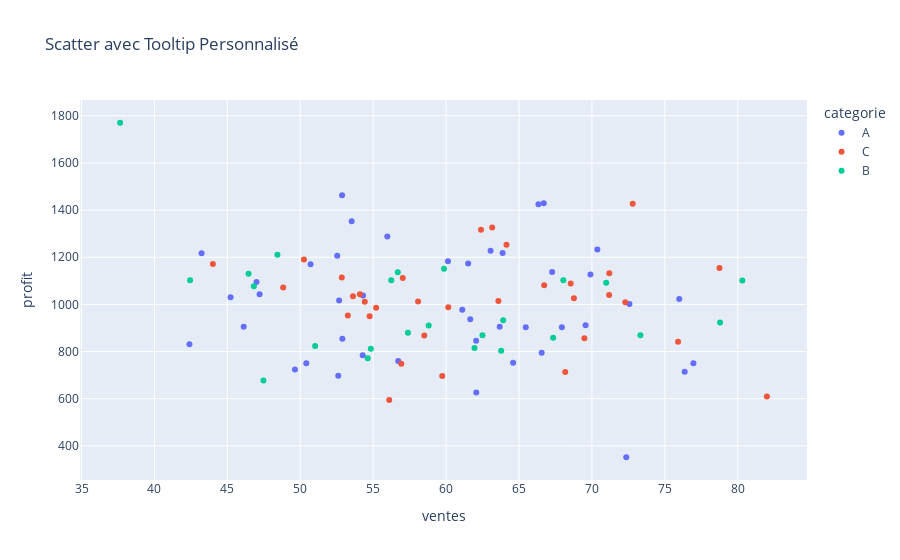

Notebook code for this chart:
### Markdown cell above
### PARTIE 3 : INTERACTIVITÉ AVANCÉE 

TYPES D'INTERACTIVITÉ DANS PLOTLY

1. **Native (automatique)** :
   - Zoom, pan, hover
   - Sélection de légende
   - Téléchargement d'image

2. **Hover tooltips personnalisés** :
   - Format des données affichées
   - Informations supplémentaires

3. **Widgets interactifs** :
   - Boutons (buttons)
   - Menus déroulants (dropdowns)
   - Sliders (curseurs)

4. **Sélection de données** :
   - Box select
   - Lasso select

### Code cell
# ============================================================================
# HOVER TOOLTIPS PERSONNALISÉS
# ============================================================================

print("\n Personnalisation des Tooltips")

fig_hover = px.scatter(
    df_demo,
    x='ventes',
    y='profit',
    color='categorie',
    title='Scatter avec Tooltip Personnalisé'
)

# Personnalisation du hover
fig_hover.update_traces(
    hovertemplate='<br>'.join([
        '<b>Catégorie: %{fullData.name}</b>',
        'Ventes: %{x} unités',
        'Profit: %{y:.2f} €',
        '<extra></extra>'  # Enlève le nom de la trace
    ])
)

fig_hover.show()

### Figure 1 — Plotly figure (JSON) as saved in the notebook; plotly's stock layout.template omitted (floating-point values rounded to 4 significant figures)
{"data": [{"hovertemplate": "<b>Catégorie: %{fullData.name}</b><br>Ventes: %{x} unités<br>Profit: %{y:.2f} €<br><extra></extra>", "legendgroup": "A", "marker": {"color": "#636efa", "symbol": "circle"}, "mode": "markers", "name": "A", "orientation": "v", "showlegend": true, "type": "scatter", "x": [47.0, 42.4, 52.61, 47.21, 50.41, 45.22, 43.23, 49.64, 63.05, 61.66, 62.06, 65.46, 52.67, 52.87, 62.07, 67.27, 63.68, 63.88, 54.28, 52.89, 66.7, 69.9, 54.3, 50.71, 61.11, 61.52, 56.72, 46.12, 53.53, 60.13, 66.33, 52.54, 67.94, 72.35, 66.56, 76.96, 76.36, 69.57, 55.97, 70.37, 72.58, 75.99, 64.6], "xaxis": "x", "y": [1095.0, 830.6, 697.0, 1043.0, 750.9, 1031.0, 1217.0, 724.5, 1227.0, 936.9, 845.4, 902.9, 1016.0, 1463.0, 626.5, 1137.0, 905.6, 1218.0, 784.5, 853.9, 1429.0, 1127.0, 1037.0, 1170.0, 977.1, 1173.0, 759.9, 905.0, 1353.0, 1184.0, 1424.0, 1206.0, 903.2, 351.7, 795.1, 750.4, 714.0, 912.0, 1288.0, 1233.0, 1002.0, 1023.0, 752.4], "yaxis": "y"}, {"hovertemplate": "<b>Catégorie: %{fullData.name}</b><br>Ventes: %{x} unités<br>Profit: %{y:.2f} €<br><extra></extra>", "legendgroup": "C", "marker": {"color": "#EF553B", "symbol": "circle"}, "mode": "markers", "name": "C", "orientation": "v", "showlegend": true, "type": "scatter", "x": [55.2, 44.01, 53.62, 54.42, 48.83, 57.03, 52.85, 50.25, 53.26, 58.08, 69.48, 54.09, 72.29, 56.1, 58.51, 75.91, 66.73, 56.93, 59.74, 64.14, 68.55, 78.75, 60.15, 54.76, 63.16, 68.77, 68.17, 71.18, 63.59, 71.19, 62.39, 72.8, 82.0], "xaxis": "x", "y": [985.4, 1171.0, 1035.0, 1012.0, 1072.0, 1112.0, 1114.0, 1191.0, 952.6, 1013.0, 856.9, 1043.0, 1009.0, 595.0, 867.6, 841.5, 1081.0, 747.8, 696.1, 1253.0, 1089.0, 1155.0, 988.1, 949.5, 1326.0, 1026.0, 712.8, 1040.0, 1014.0, 1132.0, 1317.0, 1427.0, 609.6], "yaxis": "y"}, {"hovertemplate": "<b>Catégorie: %{fullData.name}</b><br>Ventes: %{x} unités<br>Profit: %{y:.2f} €<br><extra></extra>", "legendgroup": "B", "marker": {"color": "#00cc96", "symbol": "circle"}, "mode": "markers", "name": "B", "orientation": "v", "showlegend": true, "type": "scatter", "x": [58.81, 46.82, 51.02, 54.63, 48.43, 54.84, 68.04, 56.24, 42.44, 37.65, 46.45, 59.86, 47.47, 56.69, 62.49, 80.31, 63.92, 73.32, 67.34, 61.95, 63.78, 70.98, 57.38, 78.79], "xaxis": "x", "y": [910.7, 1077.0, 823.2, 771.4, 1211.0, 812.4, 1103.0, 1103.0, 1103.0, 1771.0, 1130.0, 1152.0, 677.5, 1136.0, 869.7, 1101.0, 933.1, 869.3, 858.5, 814.6, 803.7, 1092.0, 880.0, 922.9], "yaxis": "y"}], "layout": {"legend": {"title": {"text": "categorie"}, "tracegroupgap": 0}, "title": {"text": "Scatter avec Tooltip Personnalisé"}, "xaxis": {"anchor": "y", "domain": [0, 1], "title": {"text": "ventes"}}, "yaxis": {"anchor": "x", "domain": [0, 1], "title": {"text": "profit"}}}}
